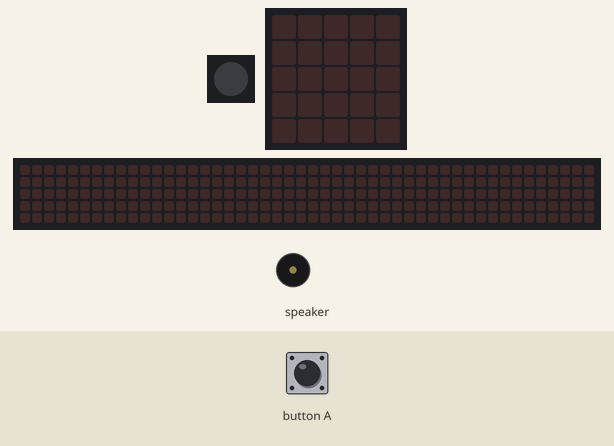
Recording of a program running on a simulated Calliope mini (MakeCode). Parts: 1 RGB LEDs in strip order, left to right, the board's 5×5 LED display, a strip that is not on the board, showing the scrolling text unrolled, buzzer (waves = sounding). Inputs (shaded band) come from the test bench. The 48×5 strip is a reading aid, not a part: it shows the text the display is scrolling, unrolled, one strip-width of it at a time.

Above: at 1.2 s.
1.3 s: button A pressed for 0.15 s
At 1.67 s:
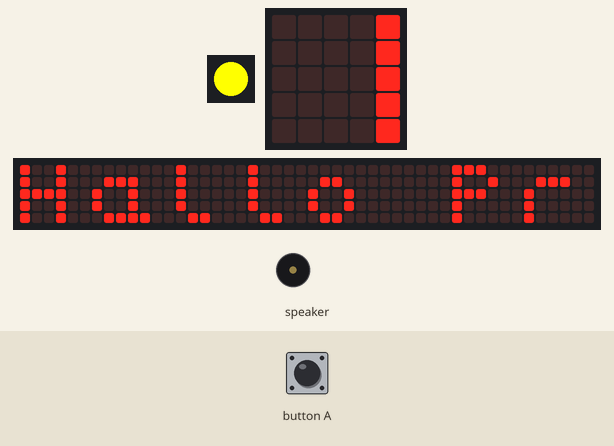
At 6.7 s:
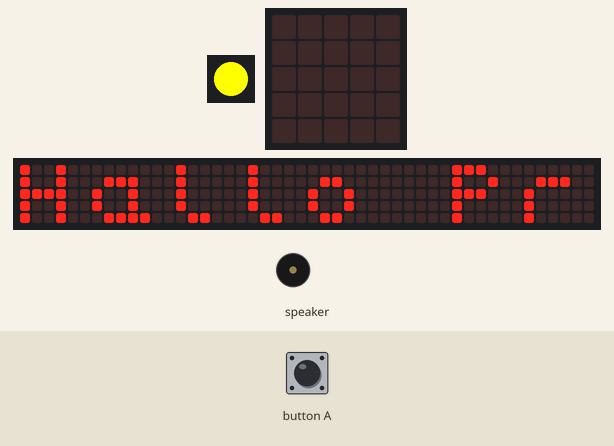
Timing chart, 0 to 44.3 s (numbered marks = the images above; inputs shaded):
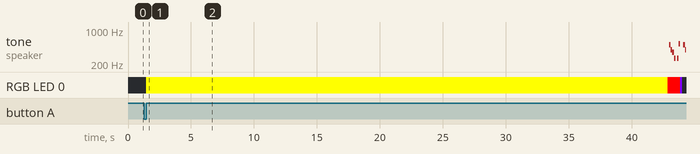

The program:

main.ts
```typescript
input.onButtonEvent(Button.A, input.buttonEventClick(), function () {
    basic.setLedColor(0xffff00)
    basic.showString("Hallo Programmieren-Gruppe, ich bin Calliope.")
    basic.setLedColor(0xff0000)
    for (let index = 0; index < 2; index++) {
        music.playMelody("- B G F C - C C5 ", 500)
        basic.setLedColor(0x7f00ff)
        music.rest(music.beat(BeatFraction.Whole))
        basic.setLedColor(0x000000)
        music.playMelody("- B G F C - C C5 ", 500)
        basic.setLedColor(0xffffff)
        music.rest(music.beat(BeatFraction.Whole))
    }
    led.plotBarGraph(
    16,
    12
    )
})
```

test.ts
```typescript
// Hier kann man Tests durchführen; diese Datei wird nicht kompiliert, wenn dieses Paket als Erweiterung verwendet wird.
```

Measured:
- after the input at 1.3 s, tone on speaker: plays 494 Hz for 0.13 s, 392 Hz for 0.13 s, 349 Hz for 0.13 s, 262 Hz for 0.12 s, 262 Hz for 0.13 s, 523 Hz for 0.12 s … (8 notes in this stretch), starting after 41.7 s; RGB LED 0: off → RGB(255, 255, 0) after 0.15 s, → RGB(255, 0, 0) 41.4 s later, → RGB(127, 0, 255) 1.0 s later, → off 0.15 s later
